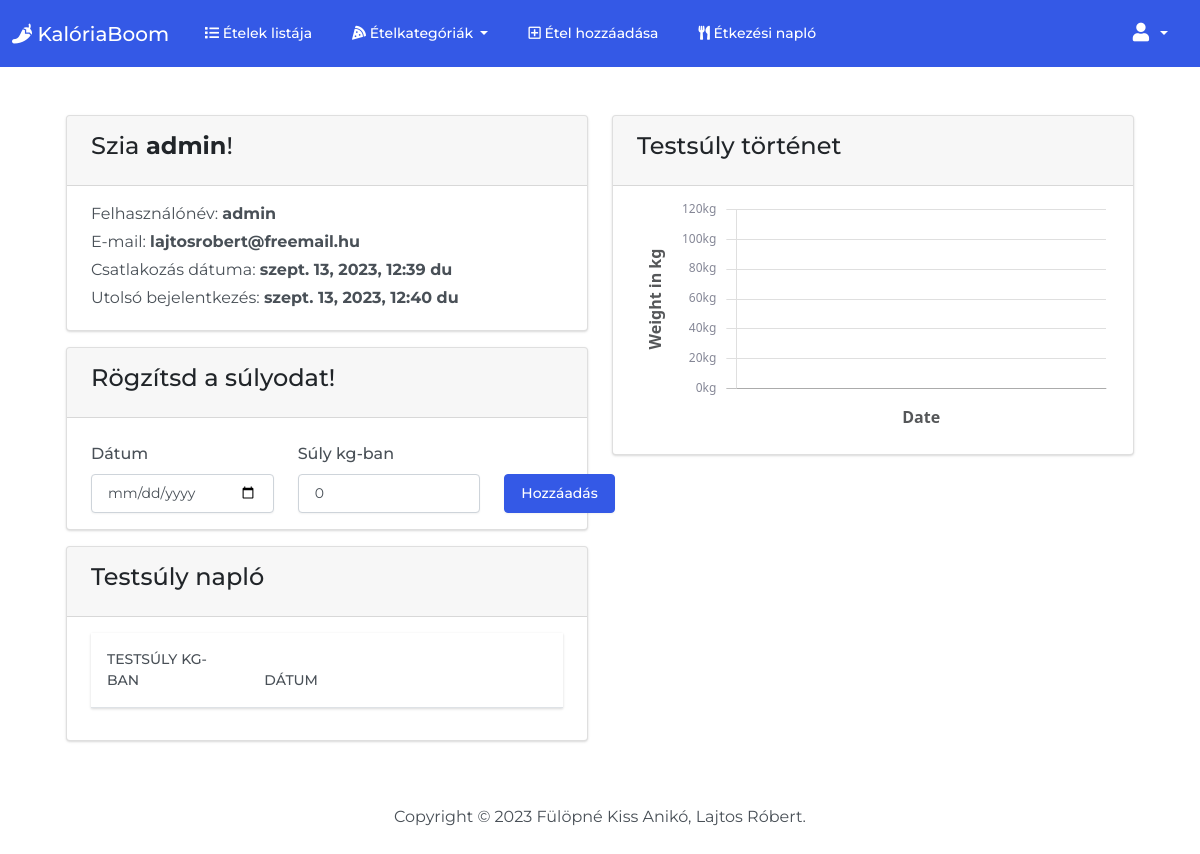
The app's page /profile/weight (signed in), older data.
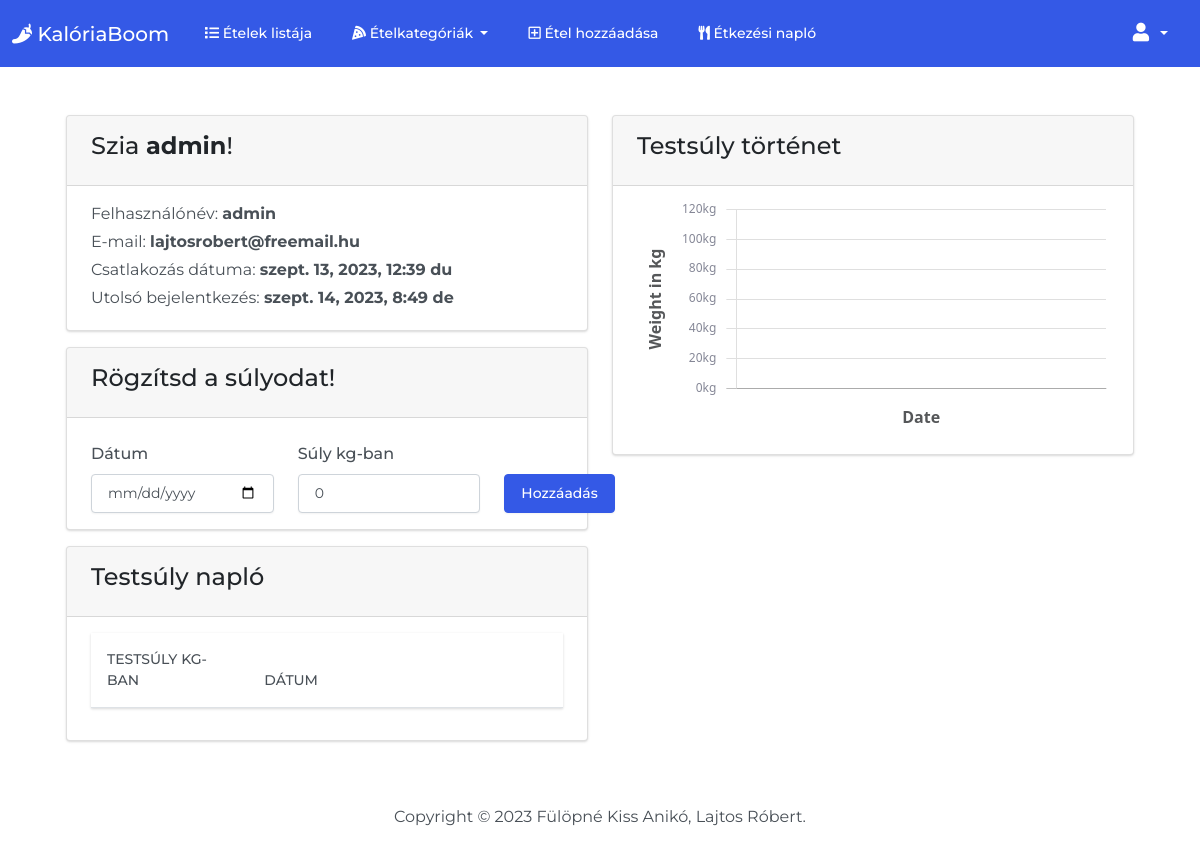
The same page, newer data.
### foodtracker/models.py (models this page shows)
class User(AbstractUser):
    def __str__(self):
        return f'{self.username}'

### foodtracker/views.py (the view)
# urls.py: path('profile/weight', views.weight_log_view, name='weight_log'),
@login_required
def weight_log_view(request):
    if request.method == 'POST':
        weight = request.POST['weight']
        entry_date = request.POST['date']
        user = request.user
        weight_log = Weight(user=user, weight=weight, entry_date=entry_date)
        weight_log.save()
    user_weight_log = Weight.objects.filter(user=request.user)
    return render(request, 'user_profile.html', {
        'categories': FoodCategory.objects.all(),
        'user_weight_log': user_weight_log
    })

### foodtracker/models.py (called while the page is built)
    def __str__(self):
        return f'{self.category_name}'

    @property
    def count_food_by_category(self):
        return Food.objects.filter(category=self).count()

### templates/user_profile.html (shortened to what the changed rows need)
{% extends 'base.html' %}
{% load static %}
{% block body %}
<div class='py-4 mt-auto'>
    <div class='container-fluid px-4'>
        <div class='row justify-content-center'>
            <div class='col-xl-12'>
                    <div class='row'>
                        <div class='col-md-6 mt-4'>
                            <div class='card bg-secondary mb-3'>
                                <div class='card-header'>
                                    <h4>Szia  <strong>{{ user.username }}</strong>!</h4>
                                </div>
                                <div class='card-body'>
                                    <div class='d-flex w-100 justify-content-between'>
                                        <p class='mb-1'>
                                            Felhasználónév: <strong>{{ user.username }}</strong>
                                        </p>
                                    </div>
                                    <div class='d-flex w-100 justify-content-between'>
                                        <p class='mb-1'>
                                            E-mail: <strong>{{ user.email }}</strong>
                                        </p>
                                    </div>
                                    <div class='d-flex w-100 justify-content-between'>
                                        <p class='mb-1'>
                                            Csatlakozás dátuma: <strong>{{ user.date_joined }}</strong>
                                        </p>
                                    </div>
                                    <div class='d-flex w-100 justify-content-between'>
                                        <p class='mb-1'>
                                            Utolsó bejelentkezés: <strong>{{ user.last_login }}</strong>
                                        </p>
                                    </div>
                                </div>
                            </div>
                            <div class='card bg-secondary mb-3'>
                                <div class='card-body'>
                                    <table id='weightable' class='table'>
                                        <thead>
                                            <tr>
                                                <th scope='col' class='col-md-4'>Testsúly kg-ban</th>
                                                <th scope='col' class='col-md-4'>Dátum</th>
                                                <th scope='col' class='col-md-4'></th>
                                            </tr>
                                        </thead>
                                    </table>
                                </div>
                            </div>
                        </div>
                    </div>
            </div>
        </div>
    </div>
</div>
{% endblock %}

Row changes from the older to the newer data that the page shows:
changed User "admin": last_login "szept. 13, 2023, 12:40 du" → "szept. 14, 2023, 8:49 de"
